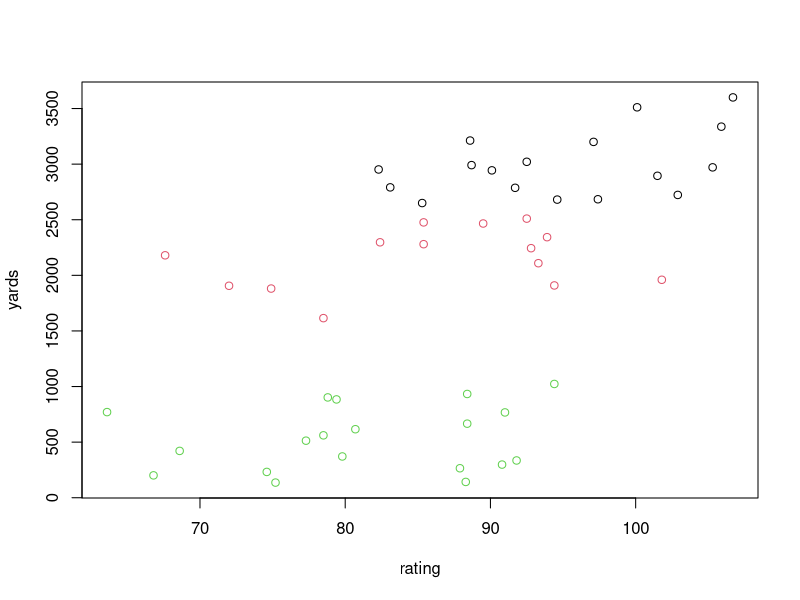
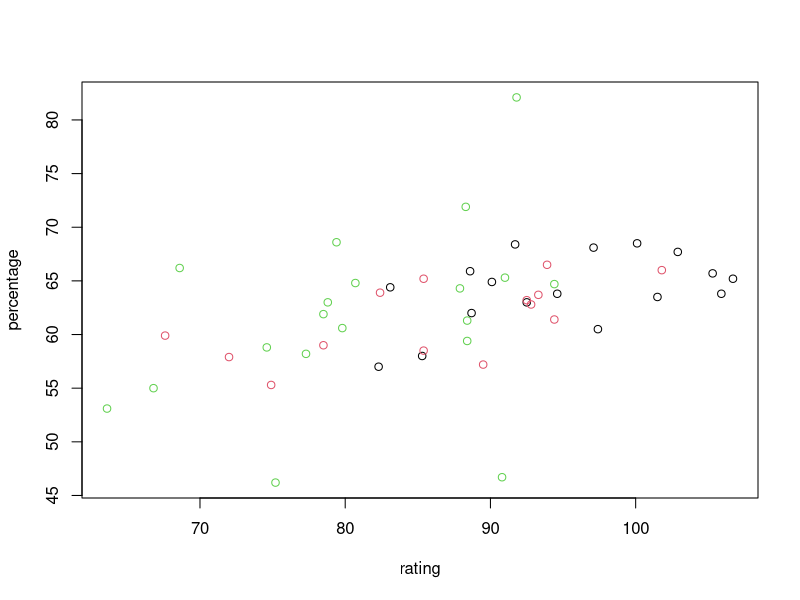
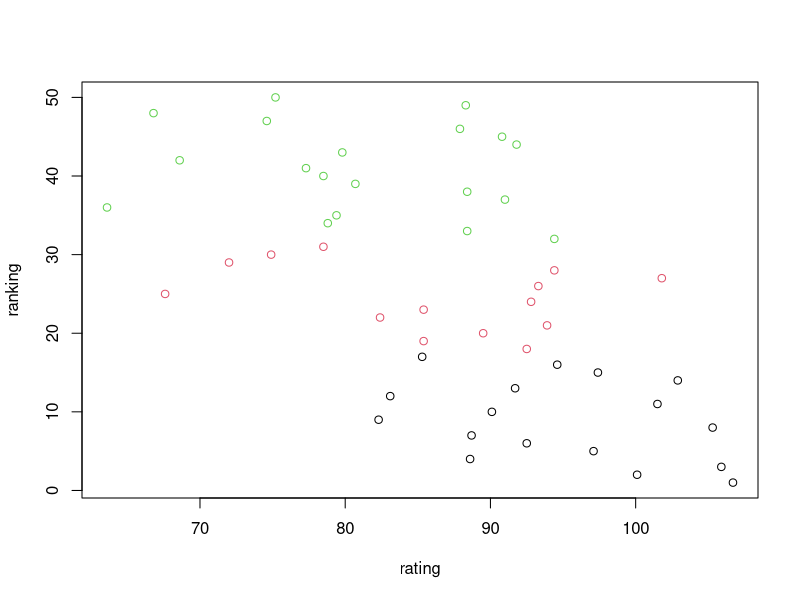
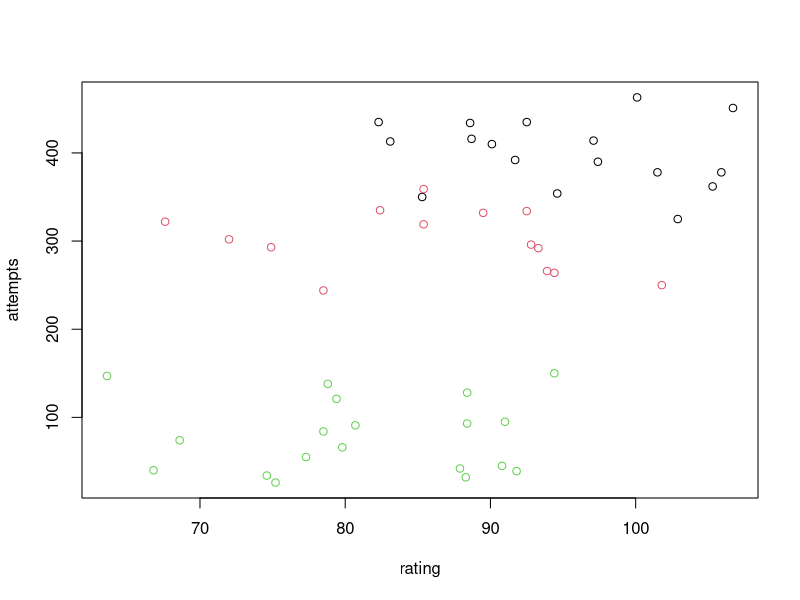
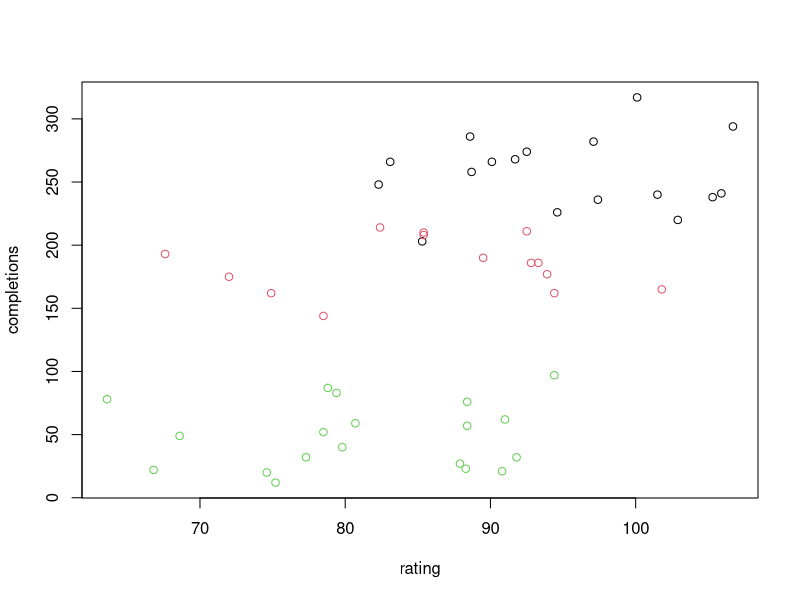
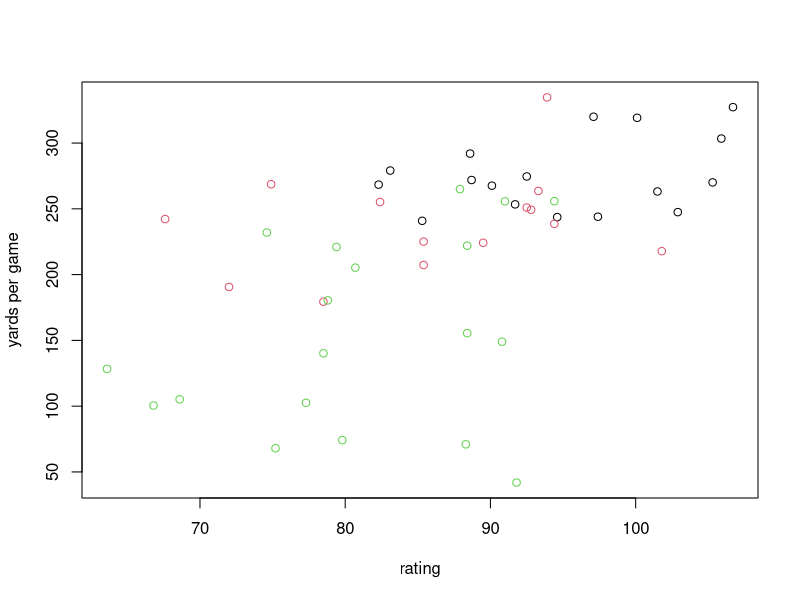
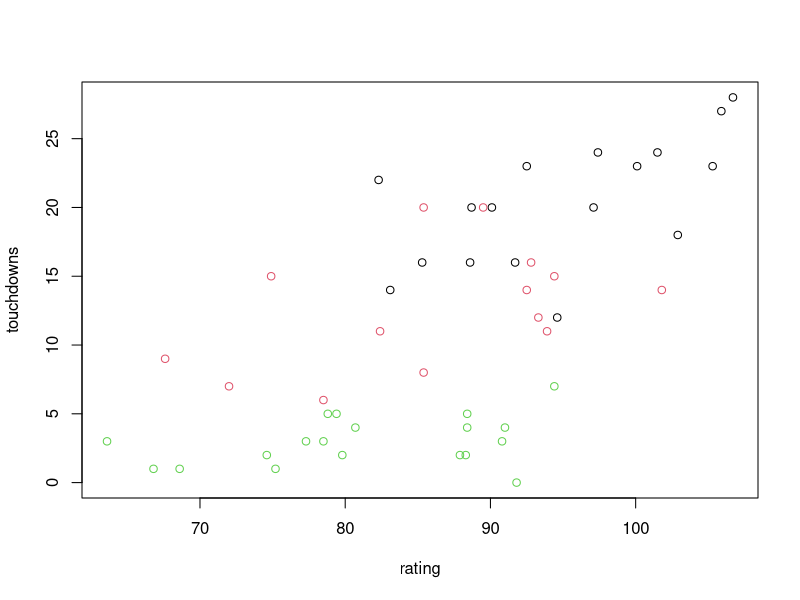
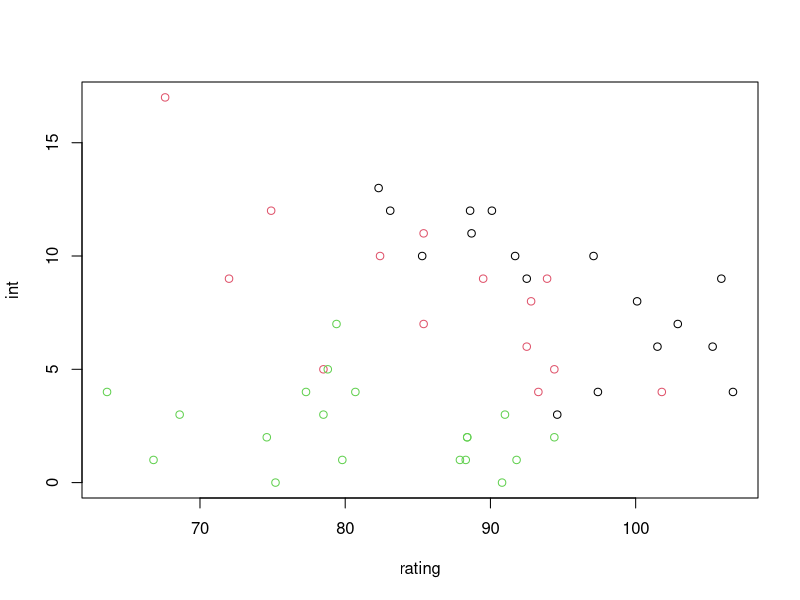

Source code (R) for these figures, in order:
setwd("/Users/worshamn/Dropbox/Documents/Regis/MSDS650/week7/")
passing <- read.csv("nflpassing_names.csv",sep = '\t')
playernames <- passing[,1]
passing <- passing[,-1]
rownames(passing) <- playernames
#remove team and postition
passing <- passing[,-2]
passing <- passing[,-2]
head(passing)
km <-kmeans(passing[,1:17], 3)
plot(passing[,17], passing[,6], col=km$cluster, xlab = 'rating',ylab = 'yards')
plot(passing[,17], passing[,4], col=km$cluster, xlab = 'rating',ylab = 'percentage')
plot(passing[,17], passing[,1], col=km$cluster, xlab = 'rating',ylab = 'ranking')
plot(passing[,17], passing[,3], col=km$cluster, xlab = 'rating',ylab = 'attempts')
plot(passing[,17], passing[,2], col=km$cluster, xlab = 'rating',ylab = 'completions')
plot(passing[,17], passing[,8], col=km$cluster, xlab = 'rating',ylab = 'yards per game')
plot(passing[,17], passing[,9], col=km$cluster, xlab = 'rating',ylab = 'touchdowns')
plot(passing[,17], passing[,10], col=km$cluster, xlab = 'rating',ylab = 'int')
plot(passing[,17], passing[,16], col=km$cluster, xlab = 'rating',ylab = 'sacks')
